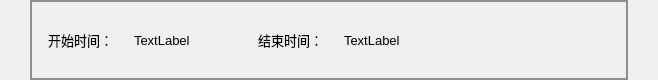
         <widget class="QWidget" name="widget_information_feedback_middle" native="true">
          <property name="minimumSize">
           <size>
            <width>0</width>
            <height>80</height>
           </size>
          </property>
          <property name="maximumSize">
           <size>
            <width>16777215</width>
            <height>80</height>
           </size>
          </property>
          <property name="styleSheet">
           <string notr="true"/>
          </property>
          <layout class="QHBoxLayout" name="horizontalLayout_13">
           <property name="leftMargin">
            <number>30</number>
           </property>
           <property name="topMargin">
            <number>0</number>
           </property>
           <property name="rightMargin">
            <number>30</number>
           </property>
           <property name="bottomMargin">
            <number>0</number>
           </property>
           <item>
            <widget class="QWidget" name="widget_start_and_finish_time" native="true">
             <property name="styleSheet">
              <string notr="true">QWidget#widget_start_and_finish_time{
border: 2px solid #8f8f91;}  </string>
             </property>
             <layout class="QHBoxLayout" name="horizontalLayout_14">
              <property name="topMargin">
               <number>0</number>
              </property>
              <property name="bottomMargin">
               <number>0</number>
              </property>
              <item>
               <widget class="QWidget" name="widget_start_time" native="true">
                <layout class="QHBoxLayout" name="horizontalLayout_15">
                 <item>
                  <widget class="QLabel" name="label_start_time_sign">
                   <property name="minimumSize">
                    <size>
                     <width>80</width>
                     <height>0</height>
                    </size>
                   </property>
                   <property name="maximumSize">
                    <size>
                     <width>80</width>
                     <height>16777215</height>
                    </size>
                   </property>
                   <property name="font">
                    <font>
                     <family>微软雅黑</family>
                     <pointsize>10</pointsize>
                    </font>
                   </property>
                   <property name="styleSheet">
                    <string notr="true">/*QLabel { 
    border-radius: 8px; 
    min-width: 120px;
    min-height: 40px;
	background-color: rgb(216, 255, 164);
	color: rgb(0, 85, 255);
	font: 75 10pt &quot;微软雅黑&quot;;
 }*/</string>
                   </property>
                   <property name="text">
                    <string>开始时间：</string>
                   </property>
                  </widget>
                 </item>
                 <item>
                  <widget class="QLabel" name="label_start_time">
                   <property name="font">
                    <font>
                     <pointsize>10</pointsize>
                    </font>
                   </property>
                   <property name="text">
                    <string>TextLabel</string>
                   </property>
                  </widget>
                 </item>
                </layout>
               </widget>
              </item>
              <item>
               <spacer name="horizontalSpacer_103">
                <property name="orientation">
                 <enum>Qt::Horizontal</enum>
                </property>
                <property name="sizeHint" stdset="0">
                 <size>
                  <width>44</width>
                  <height>20</height>
                 </size>
                </property>
               </spacer>
              </item>
              <item>
               <widget class="QWidget" name="widget_finish_time" native="true">
                <layout class="QHBoxLayout" name="horizontalLayout_16">
                 <item>
                  <widget class="QLabel" name="label_finish_time_sign">
                   <property name="minimumSize">
                    <size>
                     <width>80</width>
                     <height>0</height>
                    </size>
                   </property>
                   <property name="maximumSize">
                    <size>
                     <width>80</width>
                     <height>16777215</height>
                    </size>
                   </property>
                   <property name="font">
                    <font>
                     <family>微软雅黑</family>
                     <pointsize>10</pointsize>
                    </font>
                   </property>
                   <property name="styleSheet">
                    <string notr="true">/*QLabel { 
    border-radius: 8px; 
    min-width: 120px;
    min-height: 40px;
	background-color: rgb(216, 255, 164);
	color: rgb(0, 85, 255);
	font: 75 10pt &quot;微软雅黑&quot;;
 }*/</string>
                   </property>
                   <property name="text">
                    <string>结束时间：</string>
                   </property>
                  </widget>
                 </item>
                 <item>
                  <widget class="QLabel" name="label_finish_time">
                   <property name="font">
                    <font>
                     <pointsize>10</pointsize>
                    </font>
                   </property>
                   <property name="text">
                    <string>TextLabel</string>
                   </property>
                  </widget>
                 </item>
                </layout>
               </widget>
              </item>
              <item>
               <spacer name="horizontalSpacer_54">
                <property name="orientation">
                 <enum>Qt::Horizontal</enum>
                </property>
                <property name="sizeHint" stdset="0">
                 <size>
                  <width>210</width>
                  <height>20</height>
                 </size>
                </property>
               </spacer>
              </item>
             </layout>
            </widget>
           </item>
          </layout>
         </widget>
